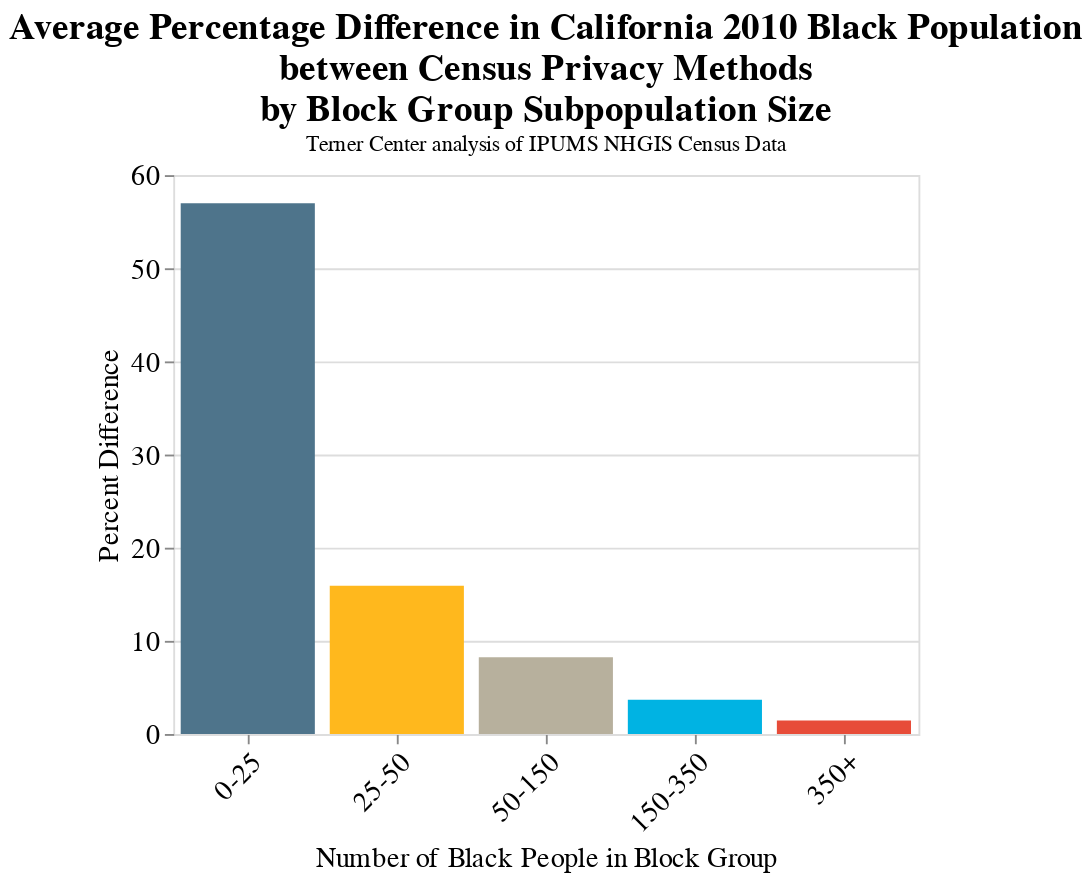

Notebook code for this chart:
### Code cell
#figure 2
alt.Chart(black_percent_change).mark_bar().encode(
    alt.X('Population Bins:O',title="Number of Black People in Block Group", sort=['0-25', '25-50', '50-150', "150-350","350+"],axis=alt.Axis( labelAngle=-45)),
    alt.Y('pct_change_absolute_value mean',title="Percent Difference"),color=alt.Color('Population Bins:O',title="",legend=None,scale=alt.Scale(domain=['0-25', '25-50', '50-150', "150-350","350+"],range=["#4E748B","#FFB81D","#B7B09D","#00B3E3","#E74C39"]))).properties(
    title={
      "text": ["Average Percentage Difference in California 2010 Black Population",
               "between Census Privacy Methods"," by Block Group Subpopulation Size"],
    "subtitle":["Terner Center analysis of IPUMS NHGIS Census Data"]}).configure_title(fontSize=20,anchor="middle",font="Georgia").configure_legend(direction="vertical",labelLimit= 0,titleLimit=0,titleFontSize=18,
labelFontSize=20,labelFont="Georgia",titleFont="Georgia",orient="bottom").configure_axis(domain=False,labelFont='Georgia',titleFont='Georgia',titleFontWeight="normal",labelFontSize=15,titleFontSize=15).properties(
    width=400
)

### Figure 1 — Vega-Lite specification as saved in the notebook (floating-point values rounded to 4 significant figures)
{"$schema": "https://vega.github.io/schema/vega-lite/v4.8.1.json", "config": {"axis": {"domain": false, "labelFont": "Georgia", "labelFontSize": 15, "titleFont": "Georgia", "titleFontSize": 15, "titleFontWeight": "normal"}, "legend": {"direction": "vertical", "labelFont": "Georgia", "labelFontSize": 20, "labelLimit": 0, "orient": "bottom", "titleFont": "Georgia", "titleFontSize": 18, "titleLimit": 0}, "title": {"anchor": "middle", "font": "Georgia", "fontSize": 20}, "view": {"continuousHeight": 300, "continuousWidth": 400}}, "data": {"name": "data-48d1f11c62c3168de4dedca45a344eca"}, "datasets": {"data-48d1f11c62c3168de4dedca45a344eca": [{"Population Bins": "0-25", "dp_value mean": 10.42, "dp_value std": 8.167, "lower_bound_pct_change": -33.68, "lower_bound_total_value": 0.07808, "pct_change mean": 19.46, "pct_change std": 105.3, "pct_change_absolute_value mean": 56.97, "pct_change_absolute_value std": 90.65, "race": "Black", "sf_value mean": 9.997, "sf_value std": 6.98, "state mean": 28.8, "state std": 15.81, "total_difference mean": 0.4244, "total_difference std": 4.864, "total_difference_absolute_value mean": 3.491, "total_difference_absolute_value std": 3.413, "upper_bound_pct_change": 147.6, "upper_bound_total_value": 6.904}, {"Population Bins": "25-50", "dp_value mean": 36.33, "dp_value std": 10.29, "lower_bound_pct_change": 2.283, "lower_bound_total_value": 0.9092, "pct_change mean": -0.8413, "pct_change std": 20.93, "pct_change_absolute_value mean": 15.91, "pct_change_absolute_value std": 13.63, "race": "Black", "sf_value mean": 36.64, "sf_value std": 7.194, "state mean": 27.28, "state std": 16.5, "total_difference mean": -0.3065, "total_difference std": 7.397, "total_difference_absolute_value mean": 5.67, "total_difference_absolute_value std": 4.76, "upper_bound_pct_change": 29.54, "upper_bound_total_value": 10.43}, {"Population Bins": "50-150", "dp_value mean": 89.73, "dp_value std": 29.59, "lower_bound_pct_change": 0.9295, "lower_bound_total_value": 1.164, "pct_change mean": -0.7186, "pct_change std": 11.0, "pct_change_absolute_value mean": 8.246, "pct_change_absolute_value std": 7.317, "race": "Black", "sf_value mean": 90.36, "sf_value std": 28.34, "state mean": 28.45, "state std": 17.39, "total_difference mean": -0.6354, "total_difference std": 8.94, "total_difference_absolute_value mean": 6.892, "total_difference_absolute_value std": 5.729, "upper_bound_pct_change": 15.56, "upper_bound_total_value": 12.62}, {"Population Bins": "150-350", "dp_value mean": 232.8, "dp_value std": 58.0, "lower_bound_pct_change": 0.4528, "lower_bound_total_value": 1.335, "pct_change mean": -0.387, "pct_change std": 4.87, "pct_change_absolute_value mean": 3.673, "pct_change_absolute_value std": 3.221, "race": "Black", "sf_value mean": 233.6, "sf_value std": 56.94, "state mean": 29.29, "state std": 17.43, "total_difference mean": -0.8359, "total_difference std": 10.6, "total_difference_absolute_value mean": 8.158, "total_difference_absolute_value std": 6.824, "upper_bound_pct_change": 6.894, "upper_bound_total_value": 14.98}, {"Population Bins": "350+", "dp_value mean": 772.7, "dp_value std": 410.9, "lower_bound_pct_change": 0.04907, "lower_bound_total_value": 1.471, "pct_change mean": 0.01314, "pct_change std": 2.022, "pct_change_absolute_value mean": 1.454, "pct_change_absolute_value std": 1.405, "race": "Black", "sf_value mean": 772.3, "sf_value std": 409.9, "state mean": 28.29, "state std": 15.31, "total_difference mean": 0.3913, "total_difference std": 12.08, "total_difference_absolute_value mean": 9.247, "total_difference_absolute_value std": 7.777, "upper_bound_pct_change": 2.86, "upper_bound_total_value": 17.02}]}, "encoding": {"color": {"field": "Population Bins", "legend": null, "scale": {"domain": ["0-25", "25-50", "50-150", "150-350", "350+"], "range": ["#4E748B", "#FFB81D", "#B7B09D", "#00B3E3", "#E74C39"]}, "title": "", "type": "ordinal"}, "x": {"axis": {"labelAngle": -45}, "field": "Population Bins", "sort": ["0-25", "25-50", "50-150", "150-350", "350+"], "title": "Number of Black People in Block Group", "type": "ordinal"}, "y": {"field": "pct_change_absolute_value mean", "title": "Percent Difference", "type": "quantitative"}}, "mark": "bar", "title": {"subtitle": ["Terner Center analysis of IPUMS NHGIS Census Data"], "text": ["Average Percentage Difference in California 2010 Black Population", "between Census Privacy Methods", " by Block Group Subpopulation Size"]}, "width": 400}
